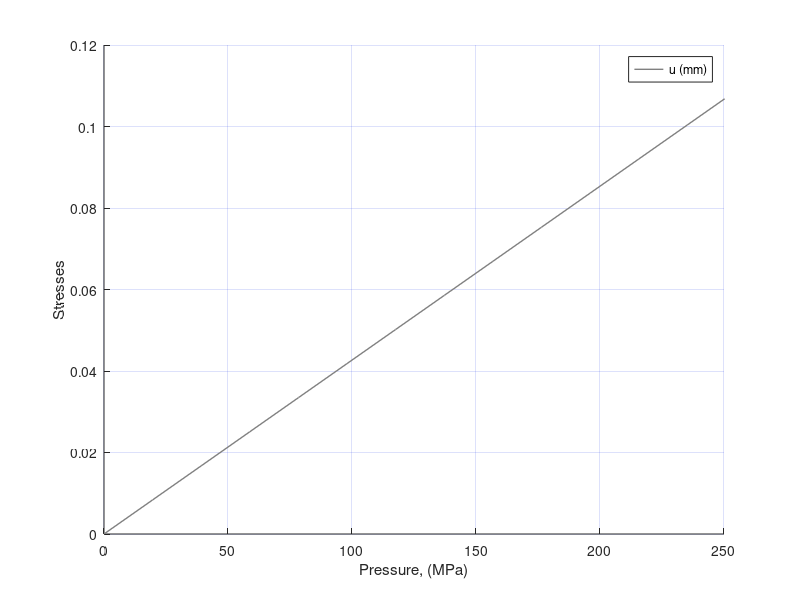

Recreate this plot in MATLAB.
%Comparing thick vs. thin-walled thickness vessel

clear all
clc
close all

p = [0:0.14:2]; %MPa which is equal to 200 psi
po = 0; %Mpa
r = (2/2); %mm
ri = (0.9/2); %mm
r_ave = (r+ri)/2; %mm
t = 0.0005; %m 

%Mechanical Properties
u_12 = 0.19;
u_23 = 0.55;
E1 = 60; %MPa
E2 = 8.5; %MPa %very sensitive parameter
G12 = 6; %MPa
u_21 = (E2*u_12)/E1;

% %Stresses in a thin-walled thickness vessel
% Sigma_z_thin = (p*r)/(2*t);
% Sigma_theta_thin = (p*r)/t;
% Sigma_radial_thin = 0;

% %Stresses in a thick-walled thickness vessel
% Sigma_z_thick = (p*ri^2-po*r^2)/(r^2-ri^2);
%    Term2 =((p-po)*r^2*ri^2)/((r^2-ri^2)*r^2);
% Sigma_theta_thick = Sigma_z_thick + Term2;
% Sigma_radial_thick = Sigma_z_thick - Term2;

%     Term2_ave =((p-po)*r^2*ri^2)/((r^2-ri^2)*r_ave^2);
% Sigma_theta_thick_ave = Sigma_z_thick + Term2_ave;
% Sigma_radial_thick_ave = Sigma_z_thick - Term2_ave;
% 
%     Term2_i =((p-po)*r^2*ri^2)/((r^2-ri^2)*ri^2);
% Sigma_theta_thick_i = Sigma_z_thick + Term2_i;
% Sigma_radial_thick_i = Sigma_z_thick - Term2_i;
% 
% 
% Sigma_z = (p*ri^2-po*r^2)/(r^2-ri^2)
% Sigma_theta = Sigma_z + ((p-po)*r^2*ri^2)/((r^2-ri^2)*r^2)
% Sigma_radial = Sigma_z - ((p-po)*r^2*ri^2)/((r^2-ri^2)*r^2)
% 
% %Strains in a thin-walled thickness vessel
% e_z_thin = (1/E1)*Sigma_z_thin - (u_12/E1)*Sigma_theta_thin - (u_12/E1)*Sigma_radial_thin;
% e_theta_thin = -(u_12/E1)*Sigma_z_thin + (1/E2)*Sigma_theta_thin - (u_23/E2)*Sigma_radial_thin;
% e_rad_thin = -(u_12/E1)*Sigma_z_thin - (u_23/E2)*Sigma_theta_thin + (1/E2)*Sigma_radial_thin;
% 
% %Strains in a thick-walled thickness vessel
% e_z_thick = (1/E1)*Sigma_z_thick - (u_12/E1)*Sigma_theta_thick - (u_12/E1)*Sigma_radial_thick;
% e_theta_thick = -(u_12/E1)*Sigma_z_thick + (1/E2)*Sigma_theta_thick - (u_23/E2)*Sigma_radial_thick;
% e_rad_thick = -(u_12/E1)*Sigma_z_thick - (u_23/E2)*Sigma_theta_thick + (1/E2)*Sigma_radial_thick;
% 
% e_z_thick_ave = (1/E1)*Sigma_z_thick - (u_12/E1)*Sigma_theta_thick_ave - (u_12/E1)*Sigma_radial_thick_ave;
% e_theta_thick_ave = -(u_12/E1)*Sigma_z_thick + (1/E2)*Sigma_theta_thick_ave - (u_23/E2)*Sigma_radial_thick_ave;
% e_rad_thick_ave = -(u_12/E1)*Sigma_z_thick - (u_23/E2)*Sigma_theta_thick_ave + (1/E2)*Sigma_radial_thick_ave;
% 
% e_z_thick_i = (1/E1)*Sigma_z_thick - (u_12/E1)*Sigma_theta_thick_i - (u_12/E1)*Sigma_radial_thick_i;
% e_theta_thick_i = -(u_12/E1)*Sigma_z_thick + (1/E2)*Sigma_theta_thick_i - (u_23/E2)*Sigma_radial_thick_i;
% e_rad_thick_i = -(u_12/E1)*Sigma_z_thick - (u_23/E2)*Sigma_theta_thick_i + (1/E2)*Sigma_radial_thick_i;
% 
% 
% 
% set(groot, 'DefaultTextInterpreter', 'tex', ...
%            'DefaultAxesTickLabelInterpreter', 'tex', ...
%            'DefaultAxesFontName', 'tex', ...
%            'DefaultLegendInterpreter', 'tex', ...
%            'defaultFigureColor','w');
% 
% e_z_R_Experimental =[0 -0.027 -0.24 -0.55 -0.82 -1.12 -1.27 -1.29 -1.24 -1.17 -1.13];
% 
% e_theta_R_Experimental = [0 0.50 4.90 10.40 13.90 18.90 22.32 25.65 28.20 30.950 34];
% 
% p_Experimental_radial = [0 9.04 37 58 73 102 121 142 160 182 207];
% 
% p_Experimental_axial = [0 9 38 59.92 74.29 102.3 123.4 145 163.5 183 192.5];
% 
% 
% fig1=figure('units','inch','position',[0,0,4.5,3.75]); hold on; grid on; set(gca,'FontSize',10);
% plot(p*140,e_z_thin,':','Linewidth',1,'Color',[0.5,0.5,0.5])
% plot(p*140,e_theta_thin,'-','Linewidth',1,'Color',[1,0.5,0.5])
% plot(p*140,e_rad_thin,'-','Linewidth',1,'Color',[0,0.25,0])
% 
% plot(p_Experimental_radial,e_z_R_Experimental/100,'+','Linewidth',1,'Color',[0,0,0])
% plot(p_Experimental_axial,e_theta_R_Experimental/100,'*','Linewidth',1,'Color',[0,0,0])
% % xlim([0 200])
% % ylim([-2 40]);set(gca,'YTick',[0:10:40]); 
% 
% legend('e_z thin','e_{theta} thin','e_{rad} thin','e_{theta} Experimental r = R_{outer}','e_{z} Experimental')
% xlabel('Pressure, (MPa)')
% ylabel('Strains')
% 
% 
%  grid on 
% set(gca,'GridColor',[0.1 0.2 0.9]) % a bluish color 
% 
% e_z_R_Experimental =[0 -0.027 -0.24 -0.55 -0.82 -1.12 -1.27 -1.29 -1.24 -1.17 -1.13];
% 
% e_theta_R_Experimental = [0 0.4 3 8.3 10.42 14.20 16.53 19.23 21.15 24.05 27];
% 
% p_Experimental_radial = [0 9.04 37 58 73 102 121 142 160 182 207];
% 
% p_Experimental_axial = [0 9 38 59.92 74.29 102.3 123.4 145 163.5 183 192.5];
% 
%     
% 
% fig2=figure('units','inch','position',[0,0,4.5,3.75]); hold on; grid on; set(gca,'FontSize',10); 
% plot(p*140,e_z_thick,':','Linewidth',1,'Color',[0.5,0.3,0.5])
% plot(p*140,e_theta_thick,'-.','Linewidth',1,'Color',[1,0.1,0.5])
% plot(p*140,e_rad_thick,'-','Linewidth',1,'Color',[0,0.25,0])
% 
% % plot(p*140,e_z_thick_ave,':','Linewidth',1,'Color',[0.5,0.4,0.5])
% plot(p*140,e_theta_thick_ave,'-.','Linewidth',1,'Color',[1,0.4,0.5])
% plot(p*140,e_rad_thick_ave,'-','Linewidth',1,'Color',[0,0.7,0])
% 
% % plot(p*140,e_z_thick_i,':','Linewidth',1,'Color',[0.5,0.5,0.5])
% plot(p*140,e_theta_thick_i,'-.','Linewidth',1,'Color',[1,0.9,0.5])
% plot(p*140,e_rad_thick_i,'-','Linewidth',1,'Color',[0,1,0])
% 
% plot(p_Experimental_radial+14,e_z_R_Experimental/100,'+','Linewidth',1,'Color',[0,0,0])
% plot(p_Experimental_axial+14,e_theta_R_Experimental/100,'*','Linewidth',1,'Color',[0,0,0])
% 
%  xlim([0 200])
% % ylim([-2 40]);set(gca,'YTick',[0:10:40]); 
% legend('e_z thick','e_{theta} thick at r = R_{outer}','e_{rad} thick at r = R_{outer}',...
%    'e_{theta} thick at r = R_{average}','e_{rad} thick r = R_{average}',...
%    'e_{theta} thick r = R_{inner}','e_{rad} thick r = R_{inner}'...
%    ,'e_{theta} Experimental r = R_{outer}','e_{z} Experimental')
%  xlabel('Pressure, (psi)')
%  ylabel('Strains')
% 
% 
%  grid on 
% set(gca,'GridColor',[0.1 0.2 0.9]) % a bluish color 
% 
% print(gcf,'Notwistedsample Strains.png','-dpng','-r700');
% % 
u = 2*(((ri^2)*p*r)/(E2*(r^2-ri^2)));
fig3=figure('units','inch','position',[0,0,4.5,3.75]); hold on; grid on; set(gca,'FontSize',10);
 
plot(p*140,u,'Linewidth',1,'Color',[0.5,0.5,0.5])
% plot(p_Experimental_radial(1:9)+14,(e_theta_R_Experimental(1:9)*1.8/100)/2,'+','Linewidth',1,'Color',[0,0,0])



 xlim([0 250])
% ylim([-2 40]);set(gca,'YTick',[0:10:40]); 
legend('u (mm)','e_{theta} thick','e_{rad} thick')
 xlabel('Pressure, (MPa)')
 ylabel('Stresses')


 grid on 
set(gca,'GridColor',[0.1 0.2 0.9]) % a bluish color 


